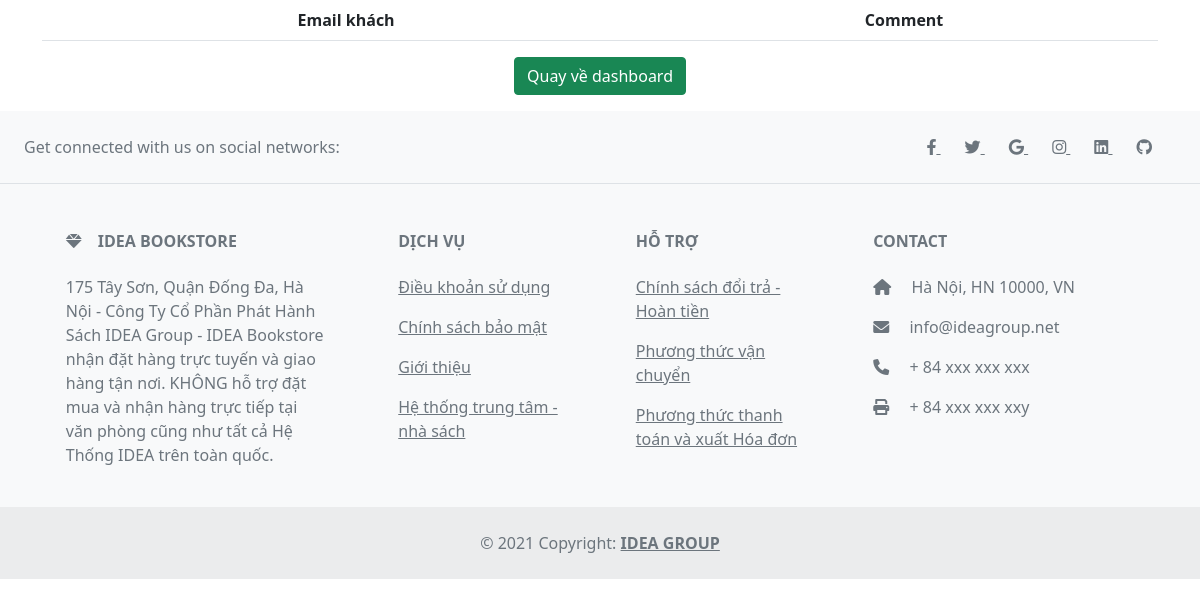
/admin/comment.php, run on an earlier commit of the app's database.
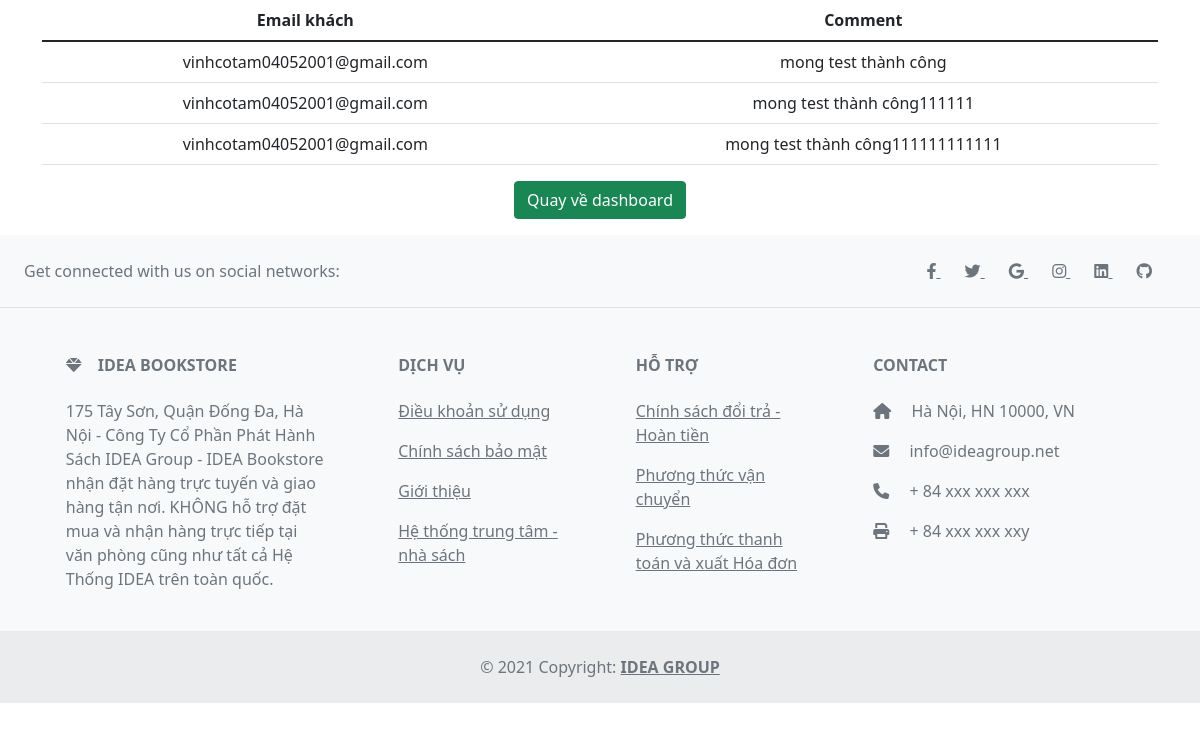
And on a later commit of the database.
### tables this page shows
CREATE TABLE `tb_post` (
  `post_id` int(11) NOT NULL,
  `user_email` varchar(100) DEFAULT NULL,
  `comment` text DEFAULT NULL
);

### admin/comment.php (the view, shortened to what the changed rows need)
<?php
    include('header.php');
?>
<div class="container pb-3">
    <div class="row">
        <div class="col-md-12">
            <div class="container" style="margin:0px; padding:0px;">
                    <table class="table" style="text-align: center;">
                        <thead>
                            <tr>
                                <th scope="col">Email khách</th>
                                <th scope="col">Comment</th>
                            </tr>
                        </thead>
                        <tbody>
                            <?php
                                    include '../conf.php';
                                    $sql="select * from tb_post";
                                    $result=mysqli_query($conn,$sql);
                                    if(mysqli_num_rows($result)>0){
                                    while($row=mysqli_fetch_assoc($result)){
                                    echo '<tr>';
                                    echo '<td>'.$row['user_email'].'</td>';
                                    echo '<td>'.$row['comment'].'</td>';
                                    echo '</tr>';
                                        }
                                    }
                                ?>
                        </tbody>
                    </table>
            </div>
        </div>
    </div>
</div>
<?php
    include('footer.php');
?>

What changed in the data, as far as the page shows it:
added tb_post: user_email "vinhcotam04052001@gmail.com", comment "mong test thành công"
added tb_post: user_email "vinhcotam04052001@gmail.com", comment "mong test thành công111111"
added tb_post: user_email "vinhcotam04052001@gmail.com", comment "mong test thành công111111111111"
